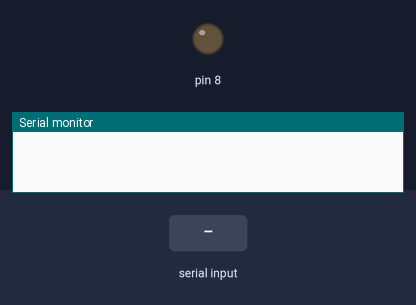
The sketch below on a simulated Arduino Uno, built with avr-gcc and run on an emulated ATmega328P. Parts: output pins drawn as LEDs (lit = HIGH), the last lines printed to the serial monitor. The inputs (shaded band) are chosen by the test bench.

Above: at 1.2 s.
1.3 s: byte 1 (1) received over Serial
At 2.1 s:
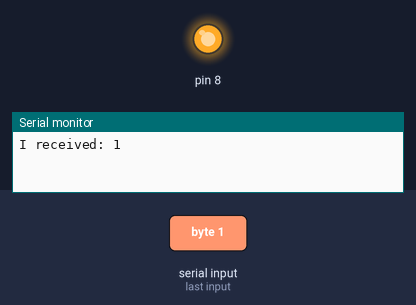
2.8 s: "1" received over Serial
At 3.3 s:
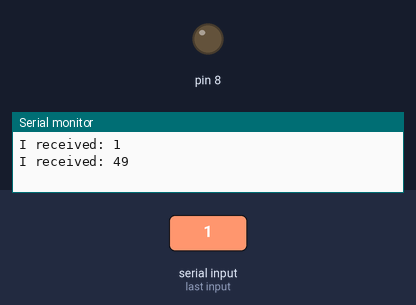
Timing chart, 0 to 5.8 s (numbered marks = the images above; inputs shaded):
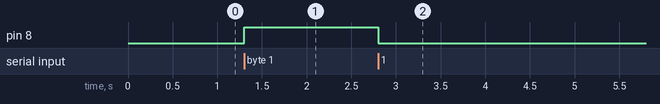

Measured:
- after the input at 1.3 s, pin 8: LOW → HIGH at once
- after the input at 2.8 s, pin 8: HIGH → LOW at once

The sketch:

Seriell_-_oppgave2-Arduino.ino
```cpp
void setup() {
  Serial.begin(9600);
  pinMode(8, OUTPUT);
}
int incomingByte = 0; // for incoming serial data
void loop() {
  if (Serial.available() > 0) {
    // read the incoming byte:
    incomingByte = Serial.read();
    // say what you got:
    Serial.print("I received: ");
    Serial.println(incomingByte, DEC);
  }
  if (incomingByte == 1) {
    digitalWrite(8, HIGH);
  }
  else {
    digitalWrite(8, LOW);
  }
}
```
